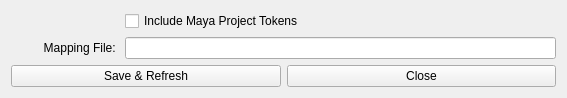
<?xml version="1.0" encoding="UTF-8"?>
<ui version="4.0">
 <class>Adsk::USDAssetResolverSettingsWidget</class>
 <widget class="QWidget" name="Adsk::USDAssetResolverSettingsWidget">
  <property name="geometry">
   <rect>
    <x>0</x>
    <y>0</y>
    <width>567</width>
    <height>70</height>
   </rect>
  </property>
  <property name="windowTitle">
   <string>USD Asset Resolver Settings</string>
  </property>
  <layout class="QGridLayout" name="mainLayout" columnstretch="1,4">
   <item row="1" column="1">
    <widget class="QLineEdit" name="mappingFilePath"/>
   </item>
   <item row="1" column="0">
    <widget class="QLabel" name="label">
     <property name="text">
      <string>Mapping File: </string>
     </property>
     <property name="alignment">
      <set>Qt::AlignmentFlag::AlignRight|Qt::AlignmentFlag::AlignTrailing|Qt::AlignmentFlag::AlignVCenter</set>
     </property>
    </widget>
   </item>
   <item row="0" column="1">
    <widget class="QCheckBox" name="includeProjectTokens">
     <property name="text">
      <string>Include Maya Project Tokens</string>
     </property>
    </widget>
   </item>
   <item row="3" column="0" colspan="2">
    <layout class="QHBoxLayout" name="buttonLayout">
     <item>
      <widget class="QPushButton" name="saveButton">
       <property name="text">
        <string>Save &amp;&amp; Refresh</string>
       </property>
       <property name="toolTip">
        <string>Save settings</string>
       </property>
      </widget>
     </item>
     <item>
      <widget class="QPushButton" name="closeButton">
       <property name="text">
        <string>Close</string>
       </property>
      </widget>
     </item>
    </layout>
   </item>
  </layout>
 </widget>
 <layoutdefault spacing="6" margin="11"/>
 <resources/>
 <connections/>
</ui>
